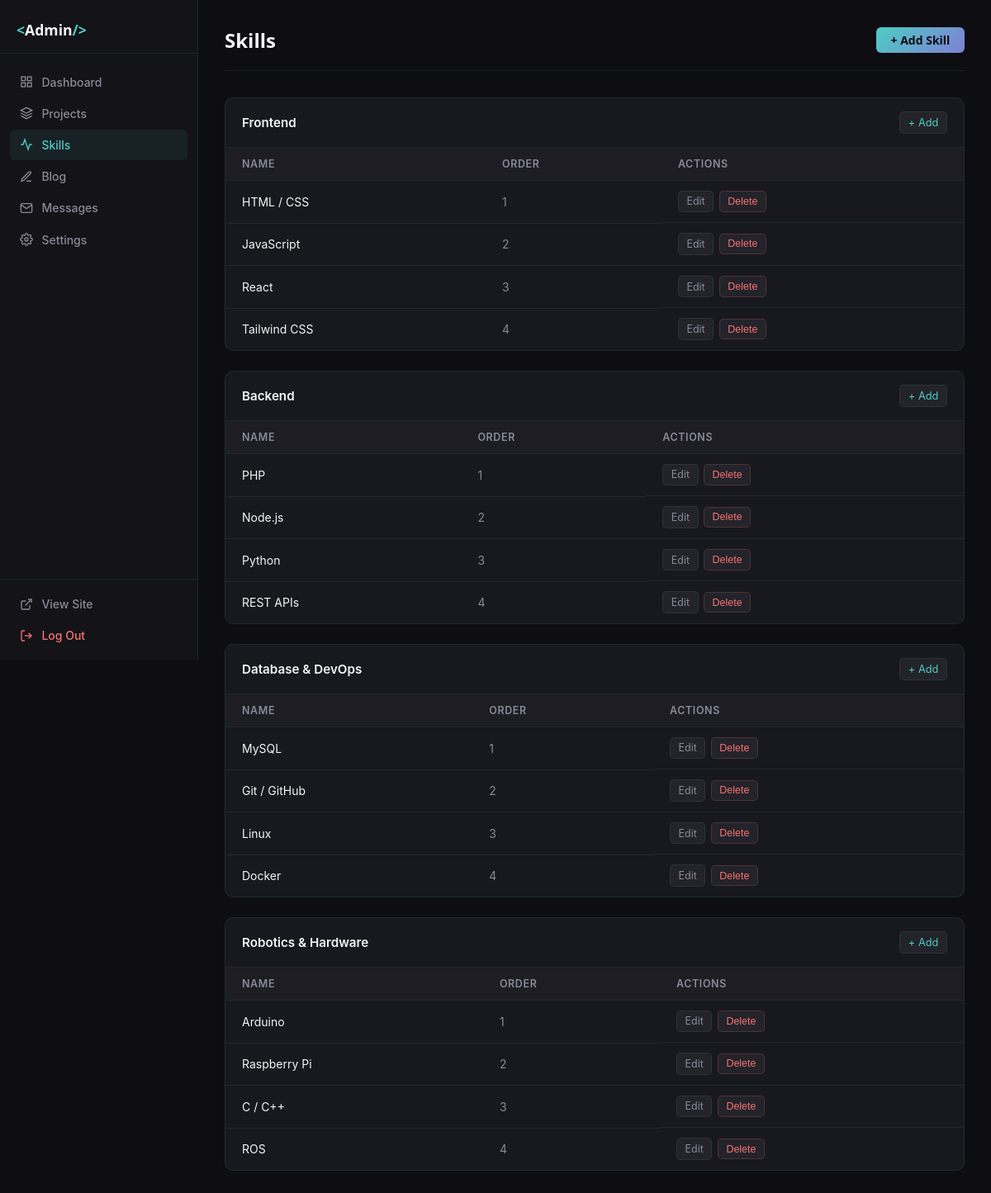
/admin/skills.php (signed in), run on the app's committed database.
### tables this page shows
CREATE TABLE skill_categories (
    id            INT UNSIGNED AUTO_INCREMENT PRIMARY KEY,
    name          VARCHAR(100)  NOT NULL,
    slug          VARCHAR(100)  NOT NULL,
    display_order TINYINT UNSIGNED DEFAULT 0,
    created_at    TIMESTAMP     DEFAULT CURRENT_TIMESTAMP,
    UNIQUE KEY uq_skill_cat_slug (slug)
);

CREATE TABLE skills (
    id            INT UNSIGNED AUTO_INCREMENT PRIMARY KEY,
    category_id   INT UNSIGNED  NOT NULL,
    name          VARCHAR(100)  NOT NULL,
    icon_url      VARCHAR(255),
    display_order TINYINT UNSIGNED DEFAULT 0,
    created_at    TIMESTAMP     DEFAULT CURRENT_TIMESTAMP,
    FOREIGN KEY (category_id) REFERENCES skill_categories(id) ON DELETE CASCADE
);

### admin/skills.php (the view, shortened to what this page needs)
<?php
$pdo = DB::getConnection();
$categories = $pdo->query('SELECT * FROM skill_categories ORDER BY display_order ASC')->fetchAll();
$skills     = $pdo->query(
    'SELECT s.*, sc.name AS cat_name FROM skills s
     JOIN skill_categories sc ON s.category_id = sc.id
     ORDER BY s.category_id, s.display_order ASC'
)->fetchAll();
$byCategory = [];
foreach ($skills as $skill) {
    $byCategory[$skill['category_id']][] = $skill;
}
require_once __DIR__ . '/includes/header.php';
?>
<div class="admin-page-header">
    <h1>Skills</h1>
    <a href="<?= BASE_URL ?>/admin/skill-edit.php" class="btn-admin-primary">+ Add Skill</a>
</div>
<?php foreach ($categories as $cat): ?>
<div class="admin-card" style="margin-bottom:1.5rem;">
    <div class="admin-card__header">
        <h2><?= htmlspecialchars($cat['name']) ?></h2>
        <a href="<?= BASE_URL ?>/admin/skill-edit.php?cat=<?= $cat['id'] ?>" class="btn-admin-sm">+ Add</a>
    </div>
    <?php $catSkills = $byCategory[$cat['id']] ?? []; ?>
    <?php if ($catSkills): ?>
    <table class="admin-table">
        <thead>
            <tr>
                <th>Name</th>
                <th>Order</th>
                <th>Actions</th>
            </tr>
        </thead>
        <tbody>
            <?php foreach ($catSkills as $skill): ?>
            <tr>
                <td>
                    <?= htmlspecialchars($skill['name']) ?>
                </td>
                <td class="text-muted"><?= (int)$skill['display_order'] ?></td>
                <td class="admin-actions">
                    <a href="<?= BASE_URL ?>/admin/skill-edit.php?id=<?= $skill['id'] ?>" class="btn-admin-sm">Edit</a>
                    <form method="POST" style="display:inline;">
                        <button type="submit" class="btn-admin-sm btn-admin-danger btn-delete">Delete</button>
                    </form>
                </td>
            </tr>
            <?php endforeach; ?>
        </tbody>
    </table>
    <?php else: ?>
    <p class="admin-empty">No skills in this category.</p>
    <?php endif; ?>
</div>
<?php endforeach; ?>
<?php require_once __DIR__ . '/includes/footer.php'; ?>

### assets/css/admin.css (style rules this page uses)
:root { --adm-bg: #0d0d12; --adm-surface: #131318; --adm-card: #18181f; --adm-border: rgba(78, 205, 196, 0.1); --adm-border-h: rgba(78, 205, 196, 0.28); --adm-cyan: #4ecdc4; --adm-violet: #7f7fd5; --adm-text: #f5f5f5; --adm-muted: #8a8a9a; --adm-danger: #f87171; --adm-success: #4ade80; --adm-warning: #fbbf24; --adm-sidebar-w: 240px; --ff-h: 'Space Grotesk', system-ui, sans-serif; --ff-b: 'Inter', system-ui, sans-serif; --mono: 'JetBrains Mono', monospace; }
*, *::before, *::after { box-sizing: border-box; margin: 0; padding: 0; }
body { font-family: var(--ff-b); font-size: 0.9rem; color: var(--adm-text); background: var(--adm-bg); }
a { color: var(--adm-cyan); text-decoration: none; }
.admin-body { display: grid; grid-template-columns: var(--adm-sidebar-w) 1fr; min-height: 100vh; }
.admin-page-header { display: flex; align-items: center; justify-content: space-between; margin-bottom: 2rem; padding-bottom: 1.25rem; border-bottom: 1px solid var(--adm-border); }
.admin-page-header h1 { font-family: var(--ff-h); font-size: 1.5rem; font-weight: 700; }
.admin-card { background: var(--adm-card); border: 1px solid var(--adm-border); border-radius: 10px; overflow: hidden; margin-bottom: 1.5rem; }
.admin-card__header { display: flex; align-items: center; justify-content: space-between; padding: 1rem 1.25rem; border-bottom: 1px solid var(--adm-border); }
.admin-card__header h2 { font-size: 0.95rem; font-weight: 600; }
.admin-card__header a { font-size: 0.8rem; color: var(--adm-cyan); }
.admin-table { width: 100%; border-collapse: collapse; font-size: 0.875rem; }
.admin-table th, .admin-table td { padding: 0.75rem 1.25rem; text-align: left; border-bottom: 1px solid var(--adm-border); }
.admin-table th { font-size: 0.78rem; font-weight: 600; color: var(--adm-muted); text-transform: uppercase; letter-spacing: 0.05em; background: rgba(255,255,255,0.02); }
.admin-table tr:last-child td { border-bottom: none; }
.text-muted { color: var(--adm-muted); }
.admin-actions { display: flex; gap: 0.4rem; align-items: center; }
.btn-admin-primary { display: inline-flex; align-items: center; gap: 0.4rem; padding: 0.55rem 1.1rem; background: linear-gradient(135deg, var(--adm-cyan), var(--adm-violet)); color: #0d0d12; border: none; border-radius: 6px; font-family: var(--ff-h); font-size: 0.875rem; font-weight: 600; cursor: pointer; text-decoration: none; line-height: 1; transition: opacity 150ms, transform 150ms; }
.btn-admin-sm { display: inline-flex; align-items: center; padding: 0.3rem 0.6rem; background: rgba(255,255,255,0.05); color: var(--adm-muted); border: 1px solid var(--adm-border); border-radius: 5px; font-size: 0.78rem; cursor: pointer; text-decoration: none; transition: all 150ms; }
.btn-admin-danger { color: var(--adm-danger) !important; border-color: rgba(248,113,113,0.2) !important; }

### data on the page
skill_categories: name "Frontend"
skills: name "HTML / CSS", display_order "1"
skills: name "JavaScript", display_order "2"
skills: name "React", display_order "3"
skills: name "Tailwind CSS", display_order "4"
skill_categories: name "Backend"
skills: name "PHP", display_order "1"
skills: name "Node.js", display_order "2"
skills: name "Python", display_order "3"
skills: name "REST APIs", display_order "4"
skill_categories: name "Database & DevOps"
skills: name "MySQL", display_order "1"
skills: name "Git / GitHub", display_order "2"
skills: name "Linux", display_order "3"
skills: name "Docker", display_order "4"
skill_categories: name "Robotics & Hardware"
skills: name "Arduino", display_order "1"
skills: name "Raspberry Pi", display_order "2"
skills: name "C / C++", display_order "3"
skills: name "ROS", display_order "4"
